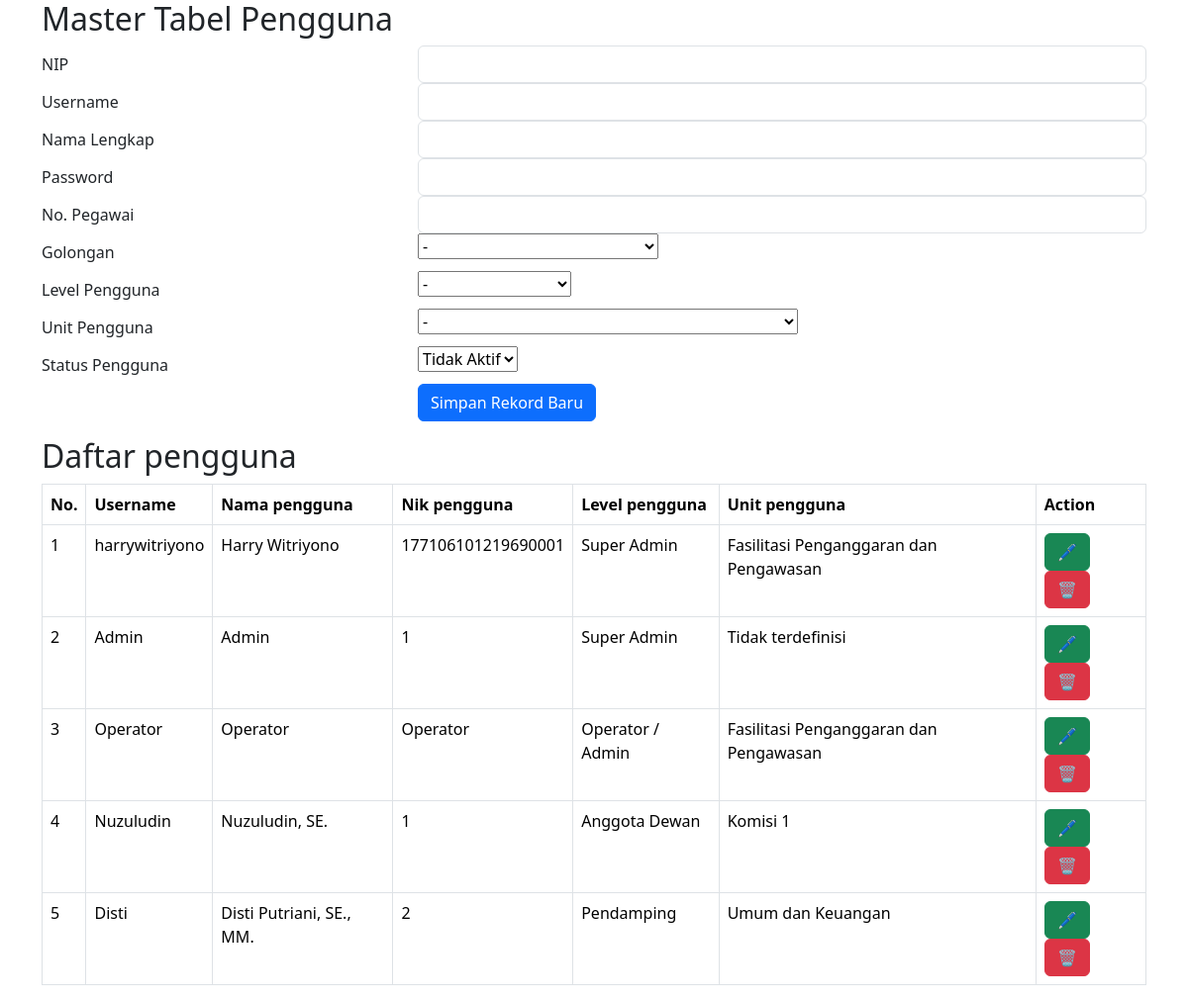
/formpengguna.php (signed in), run on the app's committed database.
### tables this page shows
CREATE TABLE `pengguna` (
  `id_login` int(30) NOT NULL,
  `nik` varchar(20) NOT NULL,
  `username` varchar(100) NOT NULL,
  `nama_lengkap` varchar(100) NOT NULL,
  `password` varchar(60) NOT NULL,
  `no_pegawai` varchar(20) NOT NULL,
  `idlevel` int(2) DEFAULT NULL,
  `idunit` int(2) DEFAULT NULL,
  `Golongan` varchar(5) DEFAULT NULL,
  `Status` enum('Aktif','TidakAktif') DEFAULT NULL
);

CREATE TABLE `level` (
  `idlevel` int(2) NOT NULL,
  `namalevel` varchar(30) NOT NULL
);

CREATE TABLE `unit` (
  `idunit` int(2) NOT NULL,
  `namaunit` varchar(50) NOT NULL
);

### formpengguna.php (the view, shortened to what this page needs)
<?php
include('koneksi.db.php');
?><!DOCTYPE html>
<html lang="en">
<head>
  <link href="https://cdn.jsdelivr.net/npm/bootstrap@5.3.2/dist/css/bootstrap.min.css" rel="stylesheet">
</head>
<body>
<div class="container">
	<h2>Master Tabel Pengguna</h2>
	<form method="post">
	<div class="form-group row">
    <label for="nik" class="col-4 col-form-label">NIP</label>
    <div class="col-8">
      <input id="nik" name="nik" type="text" class="form-control">
    </div>
  </div>
  <div class="form-group row">
    <label for="username" class="col-4 col-form-label">Username</label>
    <div class="col-8">
      <input id="username" name="username" type="text" class="form-control">
    </div>
  </div>
  <div class="form-group row">
    <label for="nama_lengkap" class="col-4 col-form-label">Nama Lengkap</label>
    <div class="col-8">
      <input id="nama_lengkap" name="nama_lengkap" type="text" class="form-control">
    </div>
  </div>
  <div class="form-group row">
    <label for="password" class="col-4 col-form-label">Password</label>
    <div class="col-8">
      <input id="password" name="password" type="password" class="form-control">
    </div>
  </div>
  <div class="form-group row">
    <label for="no_pegawai" class="col-4 col-form-label">No. Pegawai</label>
    <div class="col-8">
      <input id="no_pegawai" name="no_pegawai" type="text" class="form-control">
    </div>
  </div>
  <div class="form-group row">
    <label for="Golongan" class="col-4 col-form-label">Golongan</label>
    <div class="col-8">
      <select id="Golongan" name="Golongan" class="custom-select">
	  <option value="-">-</option>
      </select>
    </div>
  </div>
  <div class="form-group row">
    <label for="idlevel" class="col-4 col-form-label">Level Pengguna</label>
    <div class="col-8">
      <select id="idlevel" name="idlevel" class="custom-select">
	   <option value="-">-</option>
      </select>
    </div>
  </div>
  <div class="form-group row">
    <label for="idunit" class="col-4 col-form-label">Unit Pengguna</label>
    <div class="col-8">
      <select id="idunit" name="idunit" class="custom-select">
	    <option value="-">-</option>
      </select>
    </div>
  </div>
  <div class="form-group row">
    <label for="Status" class="col-4 col-form-label">Status Pengguna</label>
    <div class="col-8">
      <select id="Status" name="Status" class="custom-select">
	    <option value="Tidak Aktif" selected>Tidak Aktif</option>
      </select>
    </div>
  </div>
  <div class="form-group row">
    <div class="offset-4 col-8">
      <button name="submit" type="submit" class="btn btn-primary">Simpan Rekord Baru</button>
    </div>
  </div>
	</form>
</div>
<div class="container mt-3">
  <h2>Daftar pengguna</h2>
  <table class="table table-bordered">
    <thead>
      <tr>
        <th>No.</th>
		<th>Username</th>
        <th>Nama pengguna</th>
		<th>Nik pengguna</th>
		<th>Level pengguna</th>
		<th>Unit pengguna</th>
        <th>Action</th>
      </tr>
    </thead>
    <tbody>
	<?php
		$sql='SELECT * FROM `pengguna`';
		$q=mysqli_query($koneksi,$sql);
		$r=mysqli_fetch_array($q);
		do {
	?>
      <tr>
        <td><?php @$nmr++;echo $nmr;?></td>
        <td><?php echo $r['username'];?></td>
		<td><?php echo $r['nama_lengkap'];?></td>
		<td><?php echo $r['nik'];?></td>
		<td><?php
			$sqllevel="SELECT * FROM `level` where idlevel = '".$r['idlevel']."'";
			$qlevel=mysqli_query($koneksi, $sqllevel);
			$rlevel=mysqli_fetch_array($qlevel);
			if (!empty($rlevel)) {
			echo $rlevel['namalevel'];
		} else echo 'Tidak terdefinisi';?></td>
		<td><?php
			$sqlunit="SELECT * FROM `unit` where idunit = '".$r['idunit']."'";
			$qunit=mysqli_query($koneksi, $sqlunit);
			$runit=mysqli_fetch_array($qunit);
			if (!empty($runit)) {
			echo $runit['namaunit'];
			} else echo 'Tidak terdefinisi';?></td>
        <td><a href="koreksipengguna.php?id_login=<?php echo $r['id_login'];?>" target="frmmain" class="btn btn-success" title="Koreksi">🖊️</a>
		<a href="hapuspengguna.php?id_login=<?php echo $r['id_login'];?>" target="frmmain" class="btn btn-danger" title="Hapus" onclick="return confirm('Apakah yakin ingin dihapus?')" >🗑️</a></td>
      </tr>
	  <?php
		} while ($r=mysqli_fetch_array($q));
	  ?>
    </tbody>
  </table>
</div>
</body>
</html>

### data on the page
pengguna: username "harrywitriyono", nama_lengkap "Harry Witriyono", nik "177106101219690001", idlevel.namalevel "Super Admin", idunit.namaunit "Fasilitasi Penganggaran dan Pengawasan"
pengguna: username "Admin", nama_lengkap "Admin", nik "1", idlevel.namalevel "Super Admin", shows "Tidak terdefinisi"
pengguna: username "Operator", nama_lengkap "Operator", nik "Operator", idlevel.namalevel "Operator / Admin", idunit.namaunit "Fasilitasi Penganggaran dan Pengawasan"
pengguna: username "Nuzuludin", nama_lengkap "Nuzuludin, SE.", nik "1", idlevel.namalevel "Anggota Dewan", idunit.namaunit "Komisi 1"
pengguna: username "Disti", nama_lengkap "Disti Putriani, SE., MM.", nik "2", idlevel.namalevel "Pendamping", idunit.namaunit "Umum dan Keuangan"
